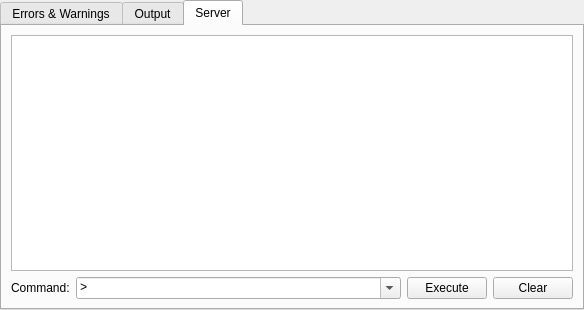
<?xml version="1.0" encoding="UTF-8"?>
<ui version="4.0">
 <class>Bottom</class>
 <widget class="QWidget" name="Bottom">
  <property name="geometry">
   <rect>
    <x>0</x>
    <y>0</y>
    <width>584</width>
    <height>310</height>
   </rect>
  </property>
  <layout class="QVBoxLayout" name="verticalLayout">
   <property name="spacing">
    <number>0</number>
   </property>
   <property name="leftMargin">
    <number>0</number>
   </property>
   <property name="topMargin">
    <number>0</number>
   </property>
   <property name="rightMargin">
    <number>0</number>
   </property>
   <property name="bottomMargin">
    <number>0</number>
   </property>
   <item>
    <widget class="QTabWidget" name="qtabwidget">
     <property name="currentIndex">
      <number>2</number>
     </property>
     <widget class="QWidget" name="errs">
      <attribute name="title">
       <string>Errors &amp;&amp; Warnings</string>
      </attribute>
      <layout class="QVBoxLayout" name="verticalLayout_3">
       <item>
        <widget class="QTreeWidget" name="errTreeWidget">
         <property name="autoScroll">
          <bool>false</bool>
         </property>
         <property name="alternatingRowColors">
          <bool>true</bool>
         </property>
         <property name="rootIsDecorated">
          <bool>false</bool>
         </property>
         <property name="allColumnsShowFocus">
          <bool>true</bool>
         </property>
         <column>
          <property name="text">
           <string comment="Header for the file name column">File</string>
          </property>
         </column>
         <column>
          <property name="text">
           <string comment="Header for the line number column">Line</string>
          </property>
         </column>
         <column>
          <property name="text">
           <string comment="Header for the error message column">Message</string>
          </property>
         </column>
        </widget>
       </item>
      </layout>
     </widget>
     <widget class="QWidget" name="output">
      <attribute name="title">
       <string>Output</string>
      </attribute>
      <layout class="QVBoxLayout" name="verticalLayout_2">
       <item>
        <widget class="QPlainTextEdit" name="outputTextEdit">
         <property name="tabChangesFocus">
          <bool>true</bool>
         </property>
         <property name="undoRedoEnabled">
          <bool>false</bool>
         </property>
         <property name="lineWrapMode">
          <enum>QPlainTextEdit::WidgetWidth</enum>
         </property>
         <property name="readOnly">
          <bool>true</bool>
         </property>
         <property name="textInteractionFlags">
          <set>Qt::TextSelectableByKeyboard|Qt::TextSelectableByMouse</set>
         </property>
        </widget>
       </item>
      </layout>
     </widget>
     <widget class="QWidget" name="server">
      <property name="sizePolicy">
       <sizepolicy hsizetype="Preferred" vsizetype="Preferred">
        <horstretch>0</horstretch>
        <verstretch>0</verstretch>
       </sizepolicy>
      </property>
      <attribute name="title">
       <string>Server</string>
      </attribute>
      <layout class="QVBoxLayout" name="verticalLayout_4">
       <item>
        <widget class="QListWidget" name="serverListWidget">
         <property name="font">
          <font>
           <family>Monospace</family>
          </font>
         </property>
         <property name="selectionMode">
          <enum>QAbstractItemView::NoSelection</enum>
         </property>
         <property name="selectionBehavior">
          <enum>QAbstractItemView::SelectItems</enum>
         </property>
        </widget>
       </item>
       <item>
        <layout class="QHBoxLayout" name="horizontalLayout">
         <item>
          <widget class="QLabel" name="executeLabel">
           <property name="text">
            <string>Command:</string>
           </property>
          </widget>
         </item>
         <item>
          <widget class="QComboBox" name="commandComboBox">
           <property name="sizePolicy">
            <sizepolicy hsizetype="Expanding" vsizetype="Fixed">
             <horstretch>0</horstretch>
             <verstretch>0</verstretch>
            </sizepolicy>
           </property>
           <property name="font">
            <font>
             <family>Monospace</family>
            </font>
           </property>
           <property name="editable">
            <bool>true</bool>
           </property>
           <property name="currentText">
            <string>&gt; </string>
           </property>
          </widget>
         </item>
         <item>
          <widget class="QPushButton" name="executeButton">
           <property name="toolTip">
            <string>execute command</string>
           </property>
           <property name="text">
            <string>Execute</string>
           </property>
          </widget>
         </item>
         <item>
          <widget class="QPushButton" name="clearButton">
           <property name="toolTip">
            <string>clear console</string>
           </property>
           <property name="text">
            <string>Clear</string>
           </property>
          </widget>
         </item>
        </layout>
       </item>
      </layout>
     </widget>
    </widget>
   </item>
  </layout>
 </widget>
 <tabstops>
  <tabstop>errTreeWidget</tabstop>
  <tabstop>outputTextEdit</tabstop>
 </tabstops>
 <resources/>
 <connections/>
</ui>
